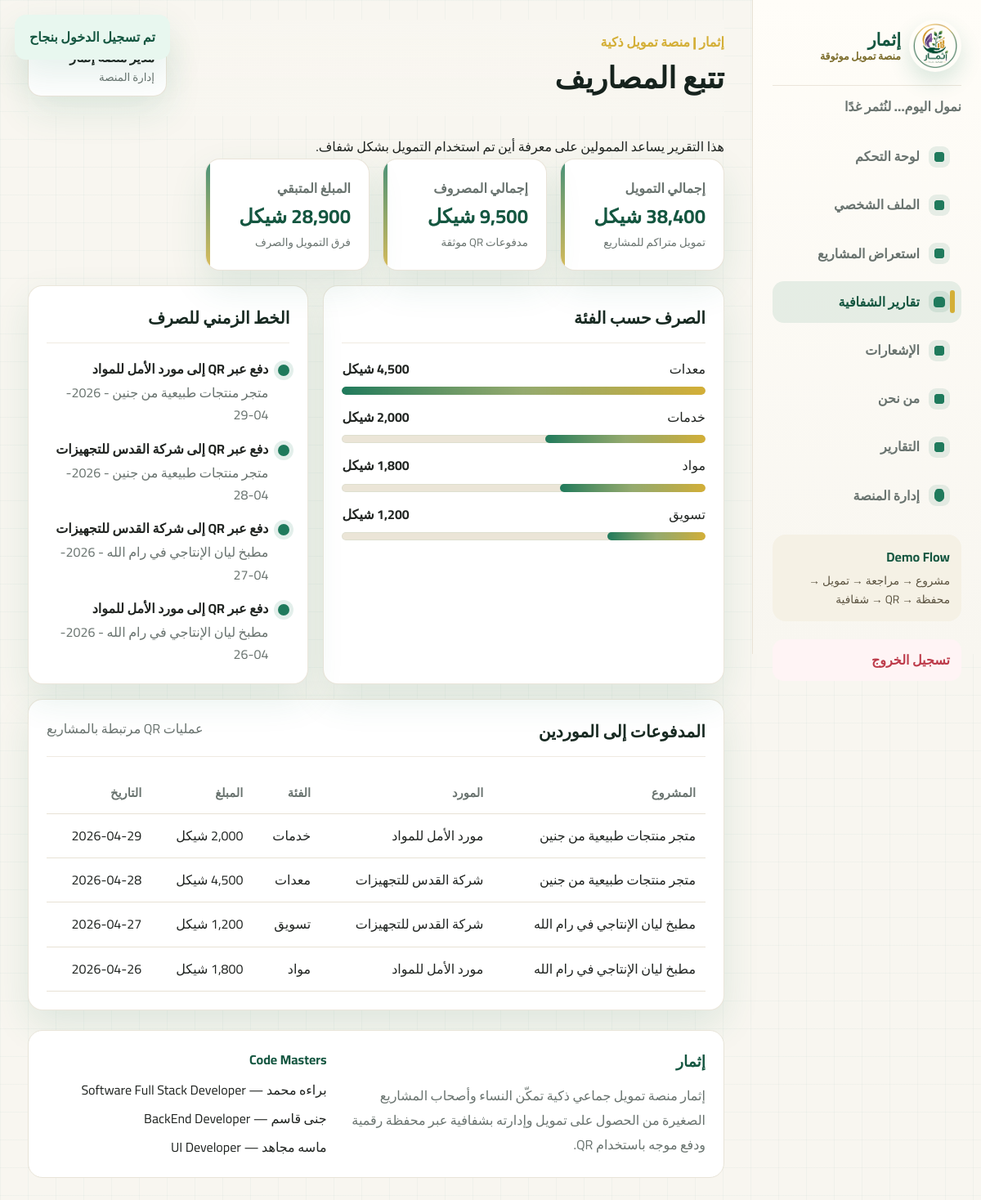
The page /tracking.php (signed in) on the database its author committed.
### tables this page shows
CREATE TABLE users (
  id INT AUTO_INCREMENT PRIMARY KEY,
  full_name VARCHAR(255),
  email VARCHAR(255) UNIQUE,
  phone VARCHAR(50),
  password VARCHAR(255),
  role ENUM('project_owner','funder','supplier','admin'),
  created_at TIMESTAMP DEFAULT CURRENT_TIMESTAMP
);

CREATE TABLE spending_tracking (
  id INT AUTO_INCREMENT PRIMARY KEY,
  project_id INT,
  payment_id INT,
  description TEXT,
  amount DECIMAL(10,2),
  category VARCHAR(100),
  created_at TIMESTAMP DEFAULT CURRENT_TIMESTAMP,
  CONSTRAINT fk_tracking_project FOREIGN KEY (project_id) REFERENCES projects(id) ON DELETE CASCADE,
  CONSTRAINT fk_tracking_payment FOREIGN KEY (payment_id) REFERENCES qr_payments(id) ON DELETE CASCADE
);

CREATE TABLE projects (
  id INT AUTO_INCREMENT PRIMARY KEY,
  owner_id INT,
  title VARCHAR(255),
  description TEXT,
  funding_goal DECIMAL(10,2),
  current_funding DECIMAL(10,2) DEFAULT 0,
  purpose VARCHAR(100),
  category VARCHAR(100),
  city VARCHAR(100),
  impact_summary TEXT,
  status ENUM('pending','approved','rejected','funded') DEFAULT 'pending',
  risk_score ENUM('low','medium','high') DEFAULT 'low',
  created_at TIMESTAMP DEFAULT CURRENT_TIMESTAMP,
  CONSTRAINT fk_projects_owner FOREIGN KEY (owner_id) REFERENCES users(id) ON DELETE SET NULL
);

CREATE TABLE suppliers (
  id INT AUTO_INCREMENT PRIMARY KEY,
  user_id INT,
  business_name VARCHAR(255),
  category VARCHAR(100),
  qr_code VARCHAR(255),
  CONSTRAINT fk_suppliers_user FOREIGN KEY (user_id) REFERENCES users(id) ON DELETE CASCADE
);

### includes/db.php (called while the page is built, shortened)
<?php
function db(): PDO
{
    static $pdo = null;
    if ($pdo instanceof PDO) {
        return $pdo;
    }
    $pdo = new PDO('mysql:host=' . DB_HOST . ';dbname=' . DB_NAME . ';charset=utf8mb4', DB_USER, DB_PASS, [
        PDO::ATTR_ERRMODE => PDO::ERRMODE_EXCEPTION,
        PDO::ATTR_DEFAULT_FETCH_MODE => PDO::FETCH_ASSOC,
        PDO::ATTR_EMULATE_PREPARES => false,
    ]);
    ensure_schema_is_current($pdo);
    return $pdo;
}
function ensure_schema_is_current(PDO $pdo): void
{
    normalize_core_column_types($pdo);
    $columns = [
        ['users', 'phone', "ALTER TABLE users ADD COLUMN phone VARCHAR(50) NULL AFTER email"],
        ['users', 'created_at', "ALTER TABLE users ADD COLUMN created_at TIMESTAMP DEFAULT CURRENT_TIMESTAMP"],
        ['projects', 'purpose', "ALTER TABLE projects ADD COLUMN purpose VARCHAR(100) NULL AFTER current_funding"],
        ['projects', 'category', "ALTER TABLE projects ADD COLUMN category VARCHAR(100) NULL AFTER purpose"],
        ['projects', 'city', "ALTER TABLE projects ADD COLUMN city VARCHAR(100) NULL AFTER category"],
        ['projects', 'impact_summary', "ALTER TABLE projects ADD COLUMN impact_summary TEXT NULL AFTER city"],
        ['projects', 'status', "ALTER TABLE projects ADD COLUMN status ENUM('pending','approved','rejected','funded') DEFAULT 'pending' AFTER impact_summary"],
        ['projects', 'risk_score', "ALTER TABLE projects ADD COLUMN risk_score ENUM('low','medium','high') DEFAULT 'low' AFTER status"],
        ['wallets', 'created_at', "ALTER TABLE wallets ADD COLUMN created_at TIMESTAMP DEFAULT CURRENT_TIMESTAMP"],
        ['suppliers', 'business_name', "ALTER TABLE suppliers ADD COLUMN business_name VARCHAR(255) NULL AFTER user_id"],
        ['suppliers', 'category', "ALTER TABLE suppliers ADD COLUMN category VARCHAR(100) NULL AFTER business_name"],
        ['suppliers', 'qr_code', "ALTER TABLE suppliers ADD COLUMN qr_code VARCHAR(255) NULL AFTER category"],
        ['qr_payments', 'category', "ALTER TABLE qr_payments ADD COLUMN category VARCHAR(100) NULL AFTER amount"],
        ['qr_payments', 'created_at', "ALTER TABLE qr_payments ADD COLUMN created_at TIMESTAMP DEFAULT CURRENT_TIMESTAMP"],
        ['spending_tracking', 'description', "ALTER TABLE spending_tracking ADD COLUMN description TEXT NULL AFTER payment_id"],
        ['spending_tracking', 'category', "ALTER TABLE spending_tracking ADD COLUMN category VARCHAR(100) NULL AFTER amount"],
        ['spending_tracking', 'created_at', "ALTER TABLE spending_tracking ADD COLUMN created_at TIMESTAMP DEFAULT CURRENT_TIMESTAMP"],
    ];
    foreach ($columns as [$table, $column, $sql]) {
        if (table_exists($pdo, $table) && !column_exists($pdo, $table, $column)) {
            $pdo->exec($sql);
        }
    }
    if (table_exists($pdo, 'spending_tracking') && column_exists($pdo, 'spending_tracking', 'category') && table_exists($pdo, 'qr_payments')) {
        $pdo->exec(
            "UPDATE spending_tracking st
             JOIN qr_payments qp ON qp.id = st.payment_id
             SET st.category = qp.category
             WHERE (st.category IS NULL OR st.category = '') AND qp.category IS NOT NULL"
        );
    }
}
function normalize_core_column_types(PDO $pdo): void
{
    if (table_exists($pdo, 'users') && column_exists($pdo, 'users', 'role')) {
        $pdo->exec("ALTER TABLE users MODIFY COLUMN role VARCHAR(50) NOT NULL DEFAULT 'project_owner'");
        $pdo->exec("UPDATE users SET role = 'project_owner' WHERE role IN ('owner', '') OR role IS NULL");
        $pdo->exec("UPDATE users SET role = 'funder' WHERE role NOT IN ('project_owner', 'funder', 'supplier', 'admin')");
        $pdo->exec("ALTER TABLE users MODIFY COLUMN role ENUM('project_owner','funder','supplier','admin') NOT NULL DEFAULT 'project_owner'");
    }
    if (table_exists($pdo, 'projects') && column_exists($pdo, 'projects', 'status')) {
        $pdo->exec("ALTER TABLE projects MODIFY COLUMN status ENUM('pending','approved','rejected','funded') NOT NULL DEFAULT 'pending'");
    }
    if (table_exists($pdo, 'projects') && column_exists($pdo, 'projects', 'risk_score')) {
        $pdo->exec("ALTER TABLE projects MODIFY COLUMN risk_score ENUM('low','medium','high') NOT NULL DEFAULT 'low'");
    }
}
function table_exists(PDO $pdo, string $table): bool
{
    $stmt = $pdo->prepare('SELECT COUNT(*) FROM INFORMATION_SCHEMA.TABLES WHERE TABLE_SCHEMA = DATABASE() AND TABLE_NAME = ?');
    $stmt->execute([$table]);
    return (int) $stmt->fetchColumn() > 0;
}
function column_exists(PDO $pdo, string $table, string $column): bool
{
    $stmt = $pdo->prepare('SELECT COUNT(*) FROM INFORMATION_SCHEMA.COLUMNS WHERE TABLE_SCHEMA = DATABASE() AND TABLE_NAME = ? AND COLUMN_NAME = ?');
    $stmt->execute([$table, $column]);
    return (int) $stmt->fetchColumn() > 0;
}

### includes/auth.php (called while the page is built, shortened)
<?php
require_once __DIR__ . '/db.php';
require_once __DIR__ . '/helpers.php';
function current_user(): ?array
{
    static $user = null;
    if ($user !== null && (int) $user['id'] === (int) $_SESSION['user_id']) {
        return $user;
    }
    $stmt = db()->prepare('SELECT * FROM users WHERE id = ? LIMIT 1');
    $stmt->execute([(int) $_SESSION['user_id']]);
    $user = $stmt->fetch() ?: null;
    return $user;
}
function require_login(): array
{
    $user = current_user();
    return $user;
}
function require_role(array $roles): array
{
    $user = require_login();
    return $user;
}

### tracking.php (the view, shortened to what this page needs)
<?php
require_once __DIR__ . '/includes/auth.php';
$user = require_role(['project_owner', 'funder', 'admin']);
if ($user['role'] === 'admin') {
    $scopeSql = '1=1';
} elseif ($user['role'] === 'funder') {
    $scopeSql = 'p.id IN (SELECT project_id FROM funding_transactions WHERE funder_id = :user_id)';
} else {
    $scopeSql = 'p.owner_id = :user_id';
}
$fundedStmt = db()->prepare("SELECT COALESCE(SUM(p.current_funding), 0) total FROM projects p WHERE $scopeSql");
$fundedStmt->execute();
$totalFunded = $fundedStmt->fetch();
$spentStmt = db()->prepare("SELECT COALESCE(SUM(st.amount), 0) total FROM spending_tracking st JOIN projects p ON p.id = st.project_id WHERE $scopeSql");
$spentStmt->execute();
$totalSpent = $spentStmt->fetch();
$categoryStmt = db()->prepare("SELECT st.category, COALESCE(SUM(st.amount), 0) total FROM spending_tracking st JOIN projects p ON p.id = st.project_id WHERE $scopeSql GROUP BY st.category ORDER BY total DESC");
$categoryStmt->execute();
$categoryRows = $categoryStmt->fetchAll();
$paymentsStmt = db()->prepare(
    "SELECT st.*, p.title, s.business_name
     FROM spending_tracking st
     JOIN projects p ON p.id = st.project_id
     JOIN qr_payments qp ON qp.id = st.payment_id
     JOIN suppliers s ON s.id = qp.supplier_id
     WHERE $scopeSql
     ORDER BY st.created_at DESC
     LIMIT 20"
);
$paymentsStmt->execute();
$payments = $paymentsStmt->fetchAll();
$maxCategory = max(array_map(static fn($row) => (float) $row['total'], $categoryRows ?: [['total' => 1]]));
$pageTitle = 'تتبع المصاريف';
require_once __DIR__ . '/includes/header.php';
?>
<section class="notice-panel">
    هذا التقرير يساعد الممولين على معرفة أين تم استخدام التمويل بشكل شفاف.
</section>
<section class="stats-grid">
    <article class="stat-card">
        <span>إجمالي التمويل</span>
        <strong><?= e(money($totalFunded['total'])) ?></strong>
        <small>تمويل متراكم للمشاريع</small>
    </article>
    <article class="stat-card">
        <span>إجمالي المصروف</span>
        <strong><?= e(money($totalSpent['total'])) ?></strong>
        <small>مدفوعات QR موثقة</small>
    </article>
    <article class="stat-card">
        <span>المبلغ المتبقي</span>
        <strong><?= e(money(($totalFunded['total'] ?? 0) - ($totalSpent['total'] ?? 0))) ?></strong>
        <small>فرق التمويل والصرف</small>
    </article>
</section>
<section class="dashboard-grid">
    <article class="panel">
        <div class="panel-header"><h2>الصرف حسب الفئة</h2></div>
        <div class="bar-list">
            <?php foreach ($categoryRows as $row): ?>
                <?php $width = $maxCategory > 0 ? round(((float) $row['total'] / $maxCategory) * 100) : 0; ?>
                <div class="bar-item">
                    <div class="card-row">
                        <span><?= e($row['category']) ?></span>
                        <strong><?= e(money($row['total'])) ?></strong>
                    </div>
                    <div class="progress"><span style="width:<?= $width ?>%"></span></div>
                </div>
            <?php endforeach; ?>
        </div>
    </article>
    <article class="panel">
        <div class="panel-header"><h2>الخط الزمني للصرف</h2></div>
        <div class="timeline">
            <?php foreach (array_slice($payments, 0, 6) as $payment): ?>
                <div class="timeline-item">
                    <span></span>
                    <div>
                        <strong><?= e($payment['description']) ?></strong>
                        <p><?= e($payment['title']) ?> - <?= e(date('Y-m-d', strtotime($payment['created_at']))) ?></p>
                    </div>
                </div>
            <?php endforeach; ?>
        </div>
    </article>
</section>
<section class="panel">
    <div class="panel-header">
        <h2>المدفوعات إلى الموردين</h2>
        <span class="muted">عمليات QR مرتبطة بالمشاريع</span>
    </div>
    <div class="responsive-table">
        <table>
            <thead>
                <tr>
                    <th>المشروع</th>
                    <th>المورد</th>
                    <th>الفئة</th>
                    <th>المبلغ</th>
                    <th>التاريخ</th>
                </tr>
            </thead>
            <tbody>
                <?php foreach ($payments as $payment): ?>
                    <tr>
                        <td><?= e($payment['title']) ?></td>
                        <td><?= e($payment['business_name']) ?></td>
                        <td><?= e($payment['category']) ?></td>
                        <td><?= e(money($payment['amount'])) ?></td>
                        <td><?= e(date('Y-m-d', strtotime($payment['created_at']))) ?></td>
                    </tr>
                <?php endforeach; ?>
            </tbody>
        </table>
    </div>
</section>
<?php require_once __DIR__ . '/includes/footer.php'; ?>

### includes/header.php (shortened to what this page needs)
<?php
require_once __DIR__ . '/auth.php';
$pageTitle = $pageTitle ?? 'إثمار';
$layout = $layout ?? 'dashboard';
$flash = get_flash();
$user = current_user();
?>
<!DOCTYPE html>
<html lang="ar" dir="rtl">
<head>
    <link rel="stylesheet" href="<?= e(url('assets/css/style.css')) ?>">
    <link rel="stylesheet" href="<?= e(url('assets/css/dashboard.css')) ?>">
    <link rel="stylesheet" href="<?= e(url('assets/css/responsive.css')) ?>">
</head>
<body class="<?= e($layout) ?>-body">
<?php if ($layout === 'landing'): ?>
    <header class="landing-nav">
        <a class="brand" href="<?= e(url('index.php')) ?>">
            <?= logo_img('brand-logo') ?>
            <span class="brand-text">
                <strong>إثمار</strong>
                <small>نمول اليوم… لنُثمر غدًا</small>
            </span>
        </a>
        <nav class="nav-links">
            <a href="<?= e(url('index.php#home')) ?>">الرئيسية</a>
            <a href="<?= e(url('index.php#how')) ?>">كيف يعمل</a>
            <a href="<?= e(url('marketplace.php')) ?>">المشاريع</a>
            <a href="<?= e(url('about.php')) ?>">من نحن</a>
            <?php if ($user): ?>
                <a href="<?= e(url(dashboard_for_role($user['role']))) ?>">لوحة التحكم</a>
            <?php else: ?>
                <a href="<?= e(url('login.php')) ?>">تسجيل الدخول</a>
            <?php endif; ?>
        </nav>
        <?php if ($user): ?>
            <a class="btn btn-primary" href="<?= e(url('logout.php')) ?>">تسجيل الخروج</a>
        <?php else: ?>
            <a class="btn btn-primary" href="<?= e(url('signup.php')) ?>">ابدأ الآن</a>
        <?php endif; ?>
    </header>
<?php elseif ($layout === 'dashboard'): ?>
    <div class="app-shell">
        <?php include __DIR__ . '/sidebar.php'; ?>
        <main class="main-content">
            <div class="topbar">
                <div class="page-heading">
                    <p class="eyebrow">إثمار | منصة تمويل ذكية</p>
                    <h1><?= e($pageTitle) ?></h1>
                </div>
                <div class="user-pill">
                    <span><?= e($user['full_name'] ?? 'زائر') ?></span>
                    <small><?= e(isset($user['role']) ? role_label($user['role']) : 'غير مسجل') ?></small>
                </div>
            </div>
<?php endif; ?>
<?php if ($flash): ?>
    <div class="flash flash-<?= e($flash['type']) ?>">
        <?= e($flash['message']) ?>
    </div>
<?php endif; ?>

### rows shown on the page
users: role "إدارة المنصة"
spending_tracking: description "دفع عبر QR إلى مورد الأمل للمواد", project.title "متجر منتجات طبيعية من جنين", created_at "2026-04-29", suppliers.business_name "مورد الأمل للمواد", category "خدمات", amount "2,000 شيكل"
spending_tracking: description "دفع عبر QR إلى شركة القدس للتجهيزات", project.title "متجر منتجات طبيعية من جنين", created_at "2026-04-28", suppliers.business_name "شركة القدس للتجهيزات", category "معدات", amount "4,500 شيكل"
spending_tracking: description "دفع عبر QR إلى شركة القدس للتجهيزات", project.title "مطبخ ليان الإنتاجي في رام الله", created_at "2026-04-27", suppliers.business_name "شركة القدس للتجهيزات", category "تسويق", amount "1,200 شيكل"
spending_tracking: description "دفع عبر QR إلى مورد الأمل للمواد", project.title "مطبخ ليان الإنتاجي في رام الله", created_at "2026-04-26", suppliers.business_name "مورد الأمل للمواد", category "مواد", amount "1,800 شيكل"

### other values the page prints
$item['label'] "لوحة التحكم"
$item['label'] "الملف الشخصي"
$item['label'] "استعراض المشاريع"
$item['label'] "تقارير الشفافية"
$item['label'] "الإشعارات"
$item['label'] "من نحن"
$item['label'] "التقارير"
$item['label'] "إدارة المنصة"
$pageTitle "تتبع المصاريف"
$flash['message'] "تم تسجيل الدخول بنجاح"
money($totalFunded['total']) "38,400 شيكل"
money($totalSpent['total']) "9,500 شيكل"
money(($totalFunded['total'] ?? 0) - ($totalSpent['total'] ?? 0)) "28,900 شيكل"
$row['category'] "معدات"
money($row['total']) "4,500 شيكل"
